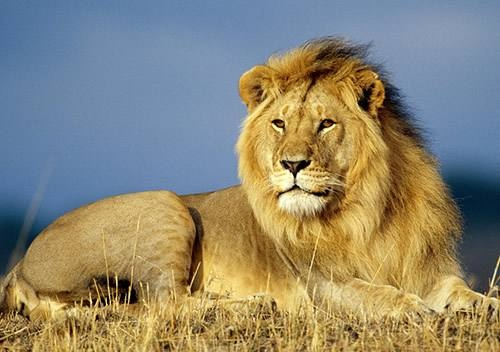
#> input picture lion.jpg, 500 x 352 px, found by its file name
$ python homework1-2canny-v1.py
#> lines starting #> are read from the running program, lines starting #| are printed output that depends on the picture; after the words box and inside, x2 and y2 are one past the last pixel; in counts of white or black regions, pixels touching at a corner belong together
import cv2
import matplotlib.pyplot as plt
import numpy as np

import math

def gauss_filter (image, sigma1, sigma2):
    gau_sum = 0
    gauss_func = np.zeros([3, 3])
    for i in range(3):
        for j in range(3):
            gauss_func[i, j] = (1/(2*math.pi*sigma2*sigma1)) * math.exp((-1/(2*sigma1*sigma2))
                                *(np.square(i-2) + np.square(j-2)))
            gau_sum = gau_sum + gauss_func[i, j]

    gauss_func = gauss_func / gau_sum

    a, b = image.shape
    new_image = np.zeros([a-3, b-3])

    for i in range(a-3):
        for j in range(b-3):
            new_image[i, j] = np.sum(np.multiply(image[i:i+3, j:j+3] , gauss_func))

    return  new_image

def gra(new_image):   # calculate gra at each point of the image
    a, b = new_image.shape
    dx = np.zeros([a-1, b-1])
    dy = np.zeros([a-1, b-1])
    Mag = np.zeros([a-1, b-1])

    for i in range(a-1):
        for j in range(b-1):
            dx[i, j] = new_image[i+1, j] - new_image[i, j]  # gra at x direction
            dy[i, j] = new_image[i, j+1] - new_image[i, j]  # gra at y direction
            Mag[i, j] = np.sqrt(np.square(dx[i, j]) + np.square(dy[i, j]))  # magnitude of the gra
    return  dx, dy, Mag

def nms(dx, dy, M):
    a, b = M.shape
    d = np.copy(M)
    nms = np.copy(d)
    nms[0, :] = nms[a-1, :] = nms[:, 0] = nms[:, b-1] = 0
    ## for the edge of the picture

    for i in range(1, a-1):
        for j in range(1, b-1):
            if M[i, j] == 0:
                nms[i, j] = 0
            else:
                gradx = dx[i, j]
                grady = dy[i, j]
                gradM = d[i, j]
                ## gradient y larger than gradient x
                if np.abs(grady) > np.abs(gradx):
                    coe = np.abs(gradx) / np.abs(grady)   #defination of the coeficient
                    grad2 = d[i-1, j]
                    grad4 = d[i+1, j]
                    if gradx * grady > 0:
                        grad1 = d[i - 1, j - 1]
                        grad3 = d[i + 1, j + 1]
                    else:
                        grad1 = d[i - 1, j + 1]
                        grad3 = d[i + 1, j - 1]
                else:  ## gradient x larger than gradient y
                    coe = np.abs(grady) / np.abs(gradx)
                    grad2 = d[i, j-1]
                    grad4 = d[i, j+1]
                    if gradx * grady > 0:
                        grad1 = d[i + 1, j - 1]
                        grad3 = d[i - 1, j + 1]
                    else:
                        grad1 = d[i-1, j-1]
                        grad3 = d[i+1, j+1]
                gradtemp1 = coe * grad1 + (1 - coe) * grad2
                gradtemp2 = coe * grad3 + (1 - coe) * grad4
                if gradM >= gradtemp1 and gradM >= gradtemp2:
                    nms[i, j] = gradM
                else:
                    nms [i, j] = 0
    return  nms

def dual_threshold(nms,high_coe, low_coe):
    a,b =  nms.shape
    edge = np.zeros([a, b])
    high = high_coe * np.max(nms)
    low  = low_coe *  np.max(nms)

    for i in range(1, a-1):
        for j in range(1, b-1):
            if (nms[i, j] < low):
                edge[i, j] = 0
            elif (nms[i, j] > high):    ## obvious edge
                edge[i, j] = 1
            elif (nms[i-1, j-1:j+1] < high).any() or (nms[i+1, j-1:j+1].any()
                        or (nms[i, [j-1, j+1]] < high).any()):
                edge[i,j] = 1    ## connect within the area
    return edge

if __name__ == "__main__":
    img = cv2.imread("F:\\anaconda\\Scripts\\lion.JPG", 0)
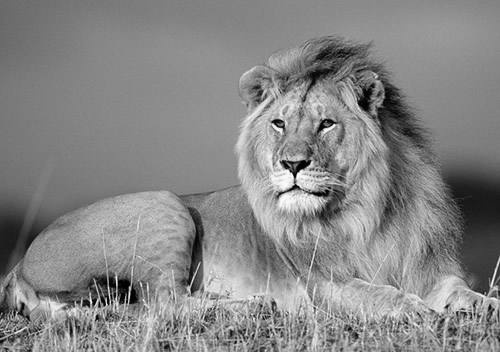
#> img: shape (352, 500); min 0, max 255, mean 134.5
    img = np.array(img)
    new_image = gauss_filter(img, 7, 7)
#> after the loop in gauss_filter, `for i in range(a-3):`:
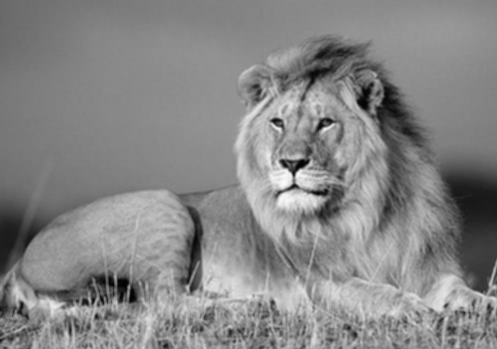
#> new_image: shape (349, 497) float64; min 1.79, max 249.8, mean 134.7
    plt.imshow(new_image, cmap='gray')
    plt.show()
    #blurred = cv2.GaussianBlur(new_image, (3, 3), 0)
    #plt.imshow(blurred, cmap= 'gray')
    #plt.show()

    x, y, M = gra(new_image)
#> after the loop in gra, `for i in range(a-1):`:
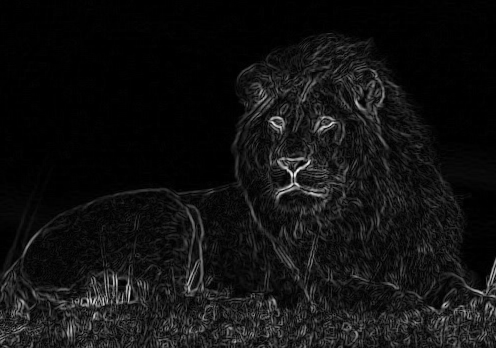
#> Mag: shape (348, 496) float64; min 0, max 91.49, mean 6.4; drawn with min black and max white
#> after the loop in gra, `for i in range(a-1):`:
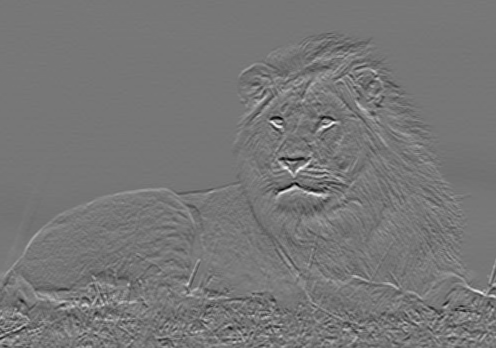
#> dx: shape (348, 496) float64; min -66.97, max 76.29, mean 0; drawn with min black and max white
#> after the loop in gra, `for i in range(a-1):`:
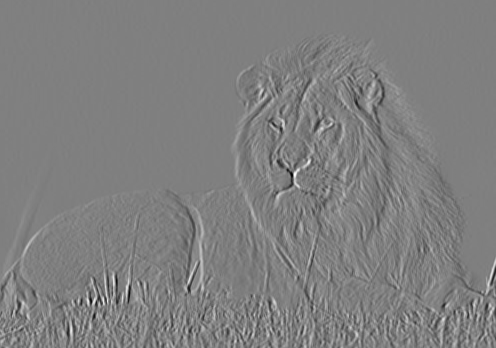
#> dy: shape (348, 496) float64; min -81.33, max 81.09, mean 0; drawn with min black and max white
    nms = nms(M, x, y)
#> in nms, `nms[0, :] = nms[a-1, :] = nms[:, 0] = nms[:, b-1] = 0`: nms: shape (348, 496) float64; 0.82% of pixels changed, all inside (x1, y1, x2, y2) = (0, 0, 496, 348)
#> after the loop in nms, `for i in range(1, a-1):`:
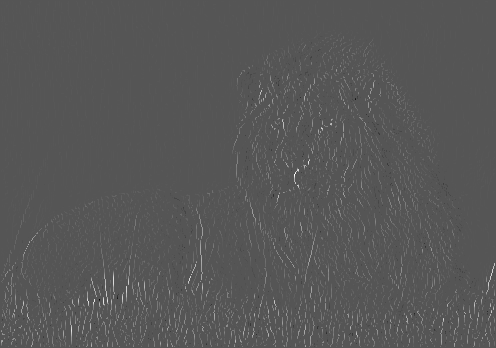
#> nms: shape (348, 496) float64; min -41.06, max 81.09, mean 0.9; drawn with min black and max white
    dt = dual_threshold(nms, 0.24, 0.08)
#> in dual_threshold, `high = high_coe * np.max(nms)`: high = 19.46
#> in dual_threshold, `low  = low_coe *  np.max(nms)`: low = 6.49
#> after the loop in dual_threshold, `for i in range(1, a-1):`:
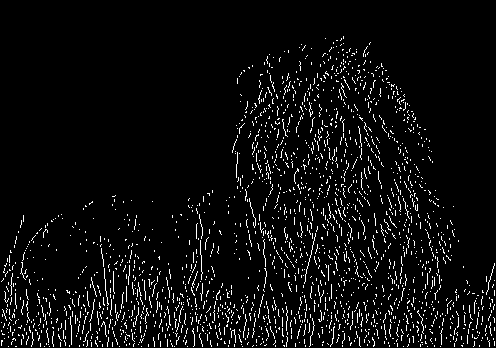
#> edge: shape (348, 496) float64; values 0 (black) and 1 (white), 5.1% white in thin lines or dots, all inside (x1, y1, x2, y2) = (1, 36, 495, 347)
    plt.imshow(dt, cmap='gray')
    plt.show()
